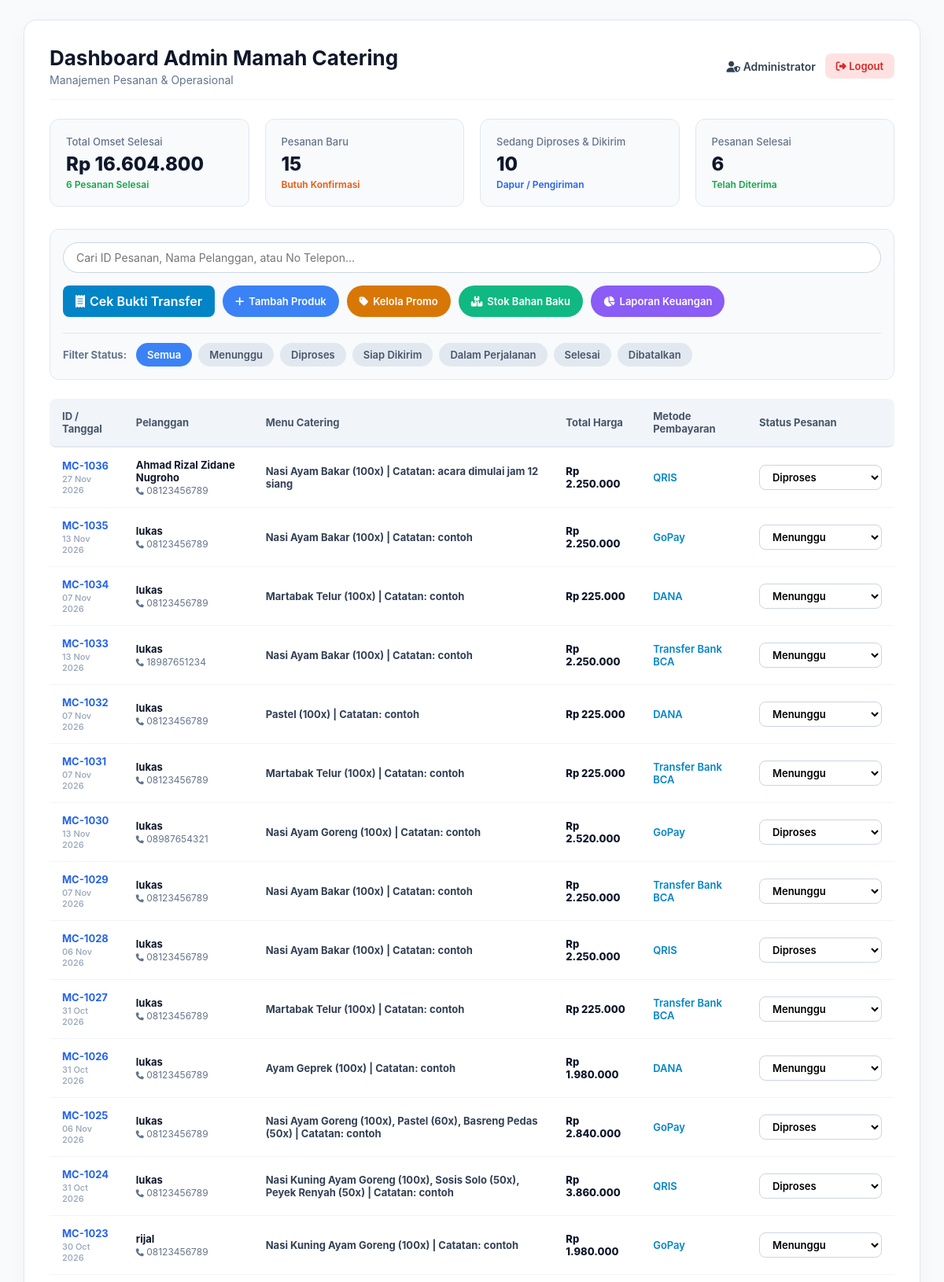
The page /admin.php (signed in, upper part) on the database its author committed.
### tables this page shows
CREATE TABLE `pesanan` (
  `id_pesanan` int(11) NOT NULL,
  `nama_pemesan` varchar(100) NOT NULL,
  `nomor_telepon` varchar(20) NOT NULL,
  `alamat` text NOT NULL,
  `detail_pesanan` text NOT NULL,
  `total_harga` int(11) NOT NULL,
  `status` varchar(50) NOT NULL DEFAULT 'Pending',
  `tanggal_pesan` timestamp NOT NULL DEFAULT current_timestamp(),
  `metode_pembayaran` varchar(50) NOT NULL DEFAULT 'Transfer Bank BCA',
  `bukti_pembayaran` varchar(255) DEFAULT NULL
);

### admin.php (the view, shortened to what this page needs)
<?php
include 'koneksi.php';
$q_omset = mysqli_query($koneksi, "SELECT SUM(total_harga) AS total FROM pesanan WHERE status = 'Selesai'");
$omset = mysqli_fetch_assoc($q_omset)['total'] ?? 0;
$q_selesai_count = mysqli_query($koneksi, "SELECT COUNT(*) AS total FROM pesanan WHERE status = 'Selesai'");
$cnt_selesai = mysqli_fetch_assoc($q_selesai_count)['total'] ?? 0;
$q_baru = mysqli_query($koneksi, "SELECT COUNT(*) AS total FROM pesanan WHERE status = 'Pending' OR status = 'Menunggu'");
$cnt_baru = mysqli_fetch_assoc($q_baru)['total'] ?? 0;
$q_proses = mysqli_query($koneksi, "SELECT COUNT(*) AS total FROM pesanan WHERE status IN ('Diproses', 'Proses', 'Sedang Dibuat', 'Siap Dikirim', 'Dalam Perjalanan')");
$cnt_proses = mysqli_fetch_assoc($q_proses)['total'] ?? 0;
$query_pesanan = "SELECT * FROM pesanan ORDER BY id_pesanan DESC";
$result_pesanan = mysqli_query($koneksi, $query_pesanan);
?>
<!DOCTYPE html>
<html lang="id">
<head>
    <link rel="stylesheet" href="https://cdnjs.cloudflare.com/ajax/libs/font-awesome/6.4.0/css/all.min.css">
</head>
<body>
<div class="dashboard-card">
    <div class="header">
        <div class="header-title">
            <h1>Dashboard Admin Mamah Catering</h1>
            <p>Manajemen Pesanan & Operasional</p>
        </div>
        <div class="admin-profile">
            <span><i class="fa-solid fa-user-shield"></i> <?= htmlspecialchars($_SESSION['admin_nama'] ?? 'Admin'); ?></span>
            <a href="logout_admin.php" class="btn-logout-top" onclick="return confirm('Yakin ingin keluar dari panel admin?')"><i class="fa-solid fa-right-from-bracket"></i> Logout</a>
        </div>
    </div>
    <div class="stat-grid">
        <div class="stat-card">
            <div class="stat-label">Total Omset Selesai</div>
            <div class="stat-value">Rp <?= number_format($omset, 0, ',', '.'); ?></div>
            <div class="stat-sub sub-green"><?= $cnt_selesai; ?> Pesanan Selesai</div>
        </div>
        <div class="stat-card">
            <div class="stat-label">Pesanan Baru</div>
            <div class="stat-value"><?= $cnt_baru; ?></div>
            <div class="stat-sub sub-orange">Butuh Konfirmasi</div>
        </div>
        <div class="stat-card">
            <div class="stat-label">Sedang Diproses & Dikirim</div>
            <div class="stat-value"><?= $cnt_proses; ?></div>
            <div class="stat-sub sub-blue">Dapur / Pengiriman</div>
        </div>
        <div class="stat-card">
            <div class="stat-label">Pesanan Selesai</div>
            <div class="stat-value"><?= $cnt_selesai; ?></div>
            <div class="stat-sub sub-green">Telah Diterima</div>
        </div>
    </div>
    <div class="toolbar">
        <div class="search-box">
            <input type="text" id="searchInput" onkeyup="filterTable()" placeholder="Cari ID Pesanan, Nama Pelanggan, atau No Telepon...">
        </div>
        <div class="action-buttons">
            <a href="bukti_transfer.php" class="btn-action" style="background: #0284c7; color: white; padding: 10px 16px; border-radius: 8px; text-decoration: none; font-weight: 600; display: inline-flex; align-items: center; gap: 6px;">
        <i class="fa-solid fa-receipt"></i> Cek Bukti Transfer
    </a>
            <a href="tambah_produk.php" class="btn-action-primary">
                <i class="fa-solid fa-plus"></i> Tambah Produk
            </a>
            <a href="tambah_promo.php" class="btn-action-primary" style="background: #d97706;">
                <i class="fa-solid fa-tag"></i> Kelola Promo
            </a>
            <a href="bahan_baku.php" class="btn-action-inventory">
                <i class="fa-solid fa-boxes-stacked"></i> Stok Bahan Baku
            </a>
            <a href="laporan_keuangan.php" class="btn-action-primary" style="background: #8b5cf6;">
                <i class="fa-solid fa-chart-pie"></i> Laporan Keuangan
            </a>
        </div>
        <div class="filter-pills">
            <span style="font-size: 13px; font-weight: 700; color: #64748b; align-self: center; margin-right: 4px;">Filter Status:</span>
            <button class="pill active" onclick="filterStatus('semua', this)">Semua</button>
            <button class="pill" onclick="filterStatus('Menunggu', this)">Menunggu</button>
            <button class="pill" onclick="filterStatus('Diproses', this)">Diproses</button>
            <button class="pill" onclick="filterStatus('Siap Dikirim', this)">Siap Dikirim</button>
            <button class="pill" onclick="filterStatus('Dalam Perjalanan', this)">Dalam Perjalanan</button>
            <button class="pill" onclick="filterStatus('Selesai', this)">Selesai</button>
            <button class="pill" onclick="filterStatus('Dibatalkan', this)">Dibatalkan</button>
        </div>
    </div>
    <div class="table-responsive">
        <table id="orderTable">
            <thead>
                <tr>
                    <th>ID / Tanggal</th>
                    <th>Pelanggan</th>
                    <th>Menu Catering</th>
                    <th>Total Harga</th>
                    <th>Metode Pembayaran</th>
                    <th>Status Pesanan</th>
                </tr>
            </thead>
            <tbody>
                <?php if ($result_pesanan && mysqli_num_rows($result_pesanan) > 0): ?>
                    <?php while ($row = mysqli_fetch_assoc($result_pesanan)): ?>
                        <?php
                            $id_num = 1000 + (int)$row['id_pesanan'];
                            $formatted_id = 'MC-' . $id_num;
                            $status_db = $row['status'];
                            $status_display = 'Menunggu';
                            if ($status_db === 'Diproses' || $status_db === 'Proses' || $status_db === 'Sedang Dibuat') $status_display = 'Diproses';
                            elseif ($status_db === 'Siap Dikirim') $status_display = 'Siap Dikirim';
                            elseif ($status_db === 'Dalam Perjalanan') $status_display = 'Dalam Perjalanan';
                            elseif ($status_db === 'Selesai') $status_display = 'Selesai';
                            elseif ($status_db === 'Dibatalkan') $status_display = 'Dibatalkan';
                            $tgl = !empty($row['tanggal_pesan']) ? date('d M Y', strtotime($row['tanggal_pesan'])) : date('d M Y');
                            $metode_bayar = 'Transfer BCA';
                            if (!empty($row['metode_pembayaran'])) {
                                $metode_bayar = $row['metode_pembayaran'];
                            } elseif (!empty($row['metode'])) {
                                $metode_bayar = $row['metode'];
                            } elseif (!empty($row['pembayaran'])) {
                                $metode_bayar = $row['pembayaran'];
                            }
                        ?>
                        <tr data-status="<?= strtolower($status_display); ?>">
                            <td>
                                <span class="id-cell"><?= $formatted_id; ?></span>
                                <span class="date-cell"><?= $tgl; ?></span>
                            </td>
                            <td>
                                <span class="customer-name"><?= htmlspecialchars($row['nama_pemesan']); ?></span>
                                <span class="customer-phone"><i class="fa-solid fa-phone" style="font-size:10px;"></i> <?= htmlspecialchars($row['nomor_telepon']); ?></span>
                            </td>
                            <td><b><?= htmlspecialchars($row['detail_pesanan']); ?></b></td>
                            <td><span class="price-cell">Rp <?= number_format($row['total_harga'], 0, ',', '.'); ?></span></td>
                            <td><span style="font-weight: 600; color: #0284c7;"><?= htmlspecialchars($metode_bayar); ?></span></td>
                            <td>
                                <form method="POST" style="margin:0;">
                                    <select name="status" class="select-status" onchange="this.form.submit()">
                                        <option value="Menunggu" <?= ($status_db === 'Menunggu' || $status_db === 'Pending') ? 'selected' : ''; ?>>Menunggu</option>
                                        <option value="Diproses" <?= ($status_db === 'Diproses' || $status_db === 'Proses' || $status_db === 'Sedang Dibuat') ? 'selected' : ''; ?>>Diproses</option>
                                    </select>
                                </form>
                            </td>
                        </tr>
                    <?php endwhile; ?>
                <?php else: ?>
                    <tr><td colspan="6" style="text-align:center; color:#94a3b8; padding:40px;">Belum ada data pesanan masuk.</td></tr>
                <?php endif; ?>
            </tbody>
        </table>
    </div>
</div>
</body>
</html>

### admin.php (style rules this page uses)
* { box-sizing: border-box; font-family: -apple-system, BlinkMacSystemFont, "Segoe UI", Roboto, Helvetica, Arial, sans-serif; margin: 0; padding: 0; }
body { background-color: #f8fafc; color: #1e293b; padding: 25px 30px; }
.dashboard-card { max-width: 1400px; margin: 0 auto; background: #ffffff; padding: 32px; border-radius: 16px; border: 1px solid #e2e8f0; box-shadow: 0 4px 25px -4px rgba(0,0,0,0.05); }
.header { display: flex; justify-content: space-between; align-items: center; margin-bottom: 24px; border-bottom: 1px solid #f1f5f9; padding-bottom: 16px; }
.header-title h1 { font-size: 26px; font-weight: 700; color: #0f172a; margin-bottom: 4px; }
.header-title p { color: #64748b; font-size: 14px; }
.admin-profile { display: flex; align-items: center; gap: 12px; }
.admin-profile span { font-weight: 600; font-size: 14px; color: #334155; }
.btn-logout-top { background: #fee2e2; color: #dc2626; padding: 8px 14px; border-radius: 8px; text-decoration: none; font-size: 13px; font-weight: 600; transition: 0.2s; }
.stat-grid { display: grid; grid-template-columns: repeat(auto-fit, minmax(240px, 1fr)); gap: 20px; margin-bottom: 28px; }
.stat-card { background: #f8fafc; border: 1px solid #e2e8f0; padding: 20px; border-radius: 12px; }
.stat-label { font-size: 13px; color: #64748b; font-weight: 500; margin-bottom: 6px; }
.stat-value { font-size: 24px; font-weight: 800; color: #0f172a; margin-bottom: 4px; }
.stat-sub { font-size: 12px; font-weight: 600; }
.sub-green { color: #16a34a; }
.sub-orange { color: #ea580c; }
.sub-blue { color: #2563eb; }
.toolbar { display: flex; justify-content: space-between; flex-wrap: wrap; gap: 16px; align-items: center; margin-bottom: 24px; background: #f8fafc; padding: 16px; border-radius: 12px; border: 1px solid #e2e8f0; }
.search-box { flex: 1; min-width: 280px; position: relative; }
.search-box input { width: 100%; padding: 10px 16px; border-radius: 20px; border: 1px solid #cbd5e1; background: #fff; font-size: 14px; outline: none; transition: 0.2s; }
.action-buttons { display: flex; gap: 10px; flex-wrap: wrap; }
.btn-action-primary { background: #3b82f6; color: white; border: none; padding: 9px 16px; border-radius: 20px; font-size: 13px; font-weight: 600; cursor: pointer; text-decoration: none; display: inline-flex; align-items: center; gap: 6px; white-space: nowrap; transition: 0.2s; }
.btn-action-inventory { background: #10b981; color: white; border: none; padding: 9px 16px; border-radius: 20px; font-size: 13px; font-weight: 600; cursor: pointer; text-decoration: none; display: inline-flex; align-items: center; gap: 6px; white-space: nowrap; transition: 0.2s; }
.filter-pills { display: flex; gap: 8px; flex-wrap: wrap; width: 100%; margin-top: 4px; padding-top: 12px; border-top: 1px solid #e2e8f0; }
.pill { padding: 7px 14px; border-radius: 20px; font-size: 13px; font-weight: 600; border: none; background: #e2e8f0; color: #475569; cursor: pointer; transition: 0.2s; }
.pill.active, .pill:hover { background: #3b82f6; color: white; }
.table-responsive { overflow-x: auto; }
table { width: 100%; border-collapse: separate; border-spacing: 0; font-size: 13px; text-align: left; }
th { background: #f1f5f9; color: #475569; font-weight: 700; padding: 14px 16px; border-bottom: 2px solid #e2e8f0; }
th:first-child { border-top-left-radius: 8px; border-bottom-left-radius: 8px; }
th:last-child { border-top-right-radius: 8px; border-bottom-right-radius: 8px; }
td { padding: 14px 16px; border-bottom: 1px solid #f1f5f9; vertical-align: middle; color: #334155; }
.id-cell { font-weight: 700; color: #2563eb; }
.date-cell { font-size: 11px; color: #94a3b8; font-weight: 500; display: block; margin-top: 2px; }
.customer-name { font-weight: 700; color: #0f172a; display: block; }
.customer-phone { font-size: 12px; color: #64748b; }
.price-cell { font-weight: 800; color: #0f172a; }
.select-status { padding: 6px 12px; border-radius: 8px; border: 1px solid #cbd5e1; background: #fff; font-weight: 600; font-size: 13px; outline: none; cursor: pointer; }

### rows shown on the page
pesanan: id_pesanan "MC-1036", tanggal_pesan "27 Nov 2026", nama_pemesan "Ahmad Rizal Zidane Nugroho", nomor_telepon "08123456789", detail_pesanan "Nasi Ayam Bakar (100x) | Catatan: acara dimulai jam 12 siang", total_harga "2.250.000", metode_pembayaran "QRIS", status "Diproses"
pesanan: id_pesanan "MC-1035", tanggal_pesan "13 Nov 2026", nama_pemesan "lukas", nomor_telepon "08123456789", detail_pesanan "Nasi Ayam Bakar (100x) | Catatan: contoh", total_harga "2.250.000", metode_pembayaran "GoPay", status "Menunggu"
pesanan: id_pesanan "MC-1034", tanggal_pesan "07 Nov 2026", nama_pemesan "lukas", nomor_telepon "08123456789", detail_pesanan "Martabak Telur (100x) | Catatan: contoh", total_harga "225.000", metode_pembayaran "DANA", status "Menunggu"
pesanan: id_pesanan "MC-1033", tanggal_pesan "13 Nov 2026", nama_pemesan "lukas", nomor_telepon "18987651234", detail_pesanan "Nasi Ayam Bakar (100x) | Catatan: contoh", total_harga "2.250.000", metode_pembayaran "Transfer Bank BCA", status "Menunggu"
pesanan: id_pesanan "MC-1032", tanggal_pesan "07 Nov 2026", nama_pemesan "lukas", nomor_telepon "08123456789", detail_pesanan "Pastel (100x) | Catatan: contoh", total_harga "225.000", metode_pembayaran "DANA", status "Menunggu"
pesanan: id_pesanan "MC-1031", tanggal_pesan "07 Nov 2026", nama_pemesan "lukas", nomor_telepon "08123456789", detail_pesanan "Martabak Telur (100x) | Catatan: contoh", total_harga "225.000", metode_pembayaran "Transfer Bank BCA", status "Menunggu"
pesanan: id_pesanan "MC-1030", tanggal_pesan "13 Nov 2026", nama_pemesan "lukas", nomor_telepon "08987654321", detail_pesanan "Nasi Ayam Goreng (100x) | Catatan: contoh", total_harga "2.520.000", metode_pembayaran "GoPay", status "Diproses"
pesanan: id_pesanan "MC-1029", tanggal_pesan "07 Nov 2026", nama_pemesan "lukas", nomor_telepon "08123456789", detail_pesanan "Nasi Ayam Bakar (100x) | Catatan: contoh", total_harga "2.250.000", metode_pembayaran "Transfer Bank BCA", status "Menunggu"
pesanan: id_pesanan "MC-1028", tanggal_pesan "06 Nov 2026", nama_pemesan "lukas", nomor_telepon "08123456789", detail_pesanan "Nasi Ayam Bakar (100x) | Catatan: contoh", total_harga "2.250.000", metode_pembayaran "QRIS", status "Diproses"
pesanan: id_pesanan "MC-1027", tanggal_pesan "31 Oct 2026", nama_pemesan "lukas", nomor_telepon "08123456789", detail_pesanan "Martabak Telur (100x) | Catatan: contoh", total_harga "225.000", metode_pembayaran "Transfer Bank BCA", status "Menunggu"
pesanan: id_pesanan "MC-1026", tanggal_pesan "31 Oct 2026", nama_pemesan "lukas", nomor_telepon "08123456789", detail_pesanan "Ayam Geprek (100x) | Catatan: contoh", total_harga "1.980.000", metode_pembayaran "DANA", status "Menunggu"
pesanan: id_pesanan "MC-1025", tanggal_pesan "06 Nov 2026", nama_pemesan "lukas", nomor_telepon "08123456789", detail_pesanan "Nasi Ayam Goreng (100x), Pastel (60x), Basreng Pedas (50x) | Catatan: contoh", total_harga "2.840.000", metode_pembayaran "GoPay", status "Diproses"
pesanan: id_pesanan "MC-1024", tanggal_pesan "31 Oct 2026", nama_pemesan "lukas", nomor_telepon "08123456789", detail_pesanan "Nasi Kuning Ayam Goreng (100x), Sosis Solo (50x), Peyek Renyah (50x) | Catatan: contoh", total_harga "3.860.000", metode_pembayaran "QRIS", status "Diproses"
pesanan: id_pesanan "MC-1023", tanggal_pesan "30 Oct 2026", nama_pemesan "rijal", nomor_telepon "08123456789", detail_pesanan "Nasi Kuning Ayam Goreng (100x) | Catatan: contoh", total_harga "1.980.000", metode_pembayaran "GoPay", status "Menunggu"

### other values the page prints
$_SESSION['admin_nama'] "Administrator"
$omset "16.604.800"
$cnt_selesai "6"
$cnt_baru "15"
$cnt_proses "10"
